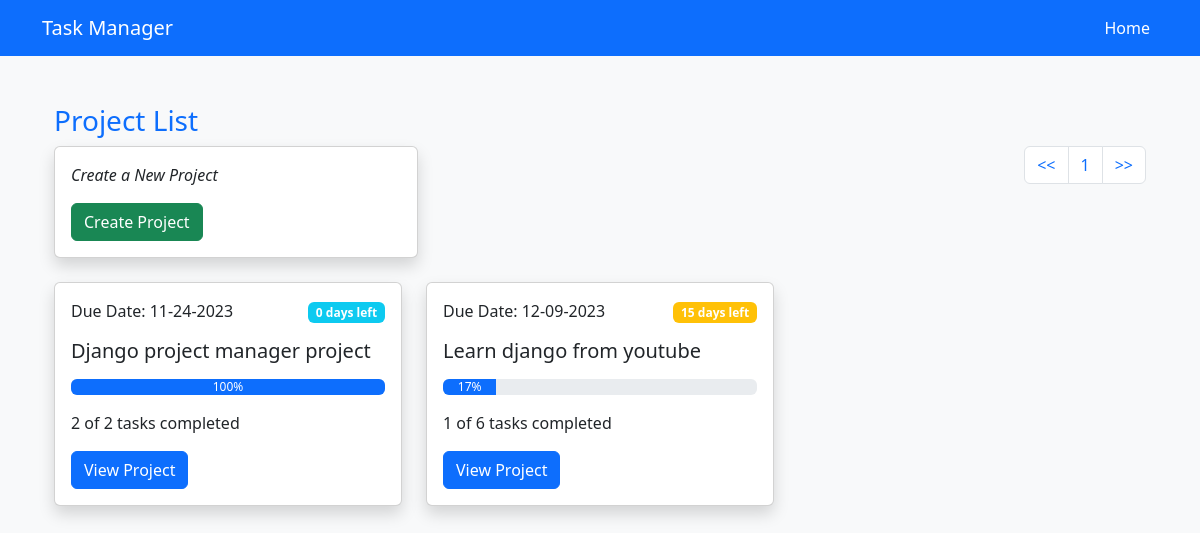
The page /projects/?page=2 on the database as committed earlier.
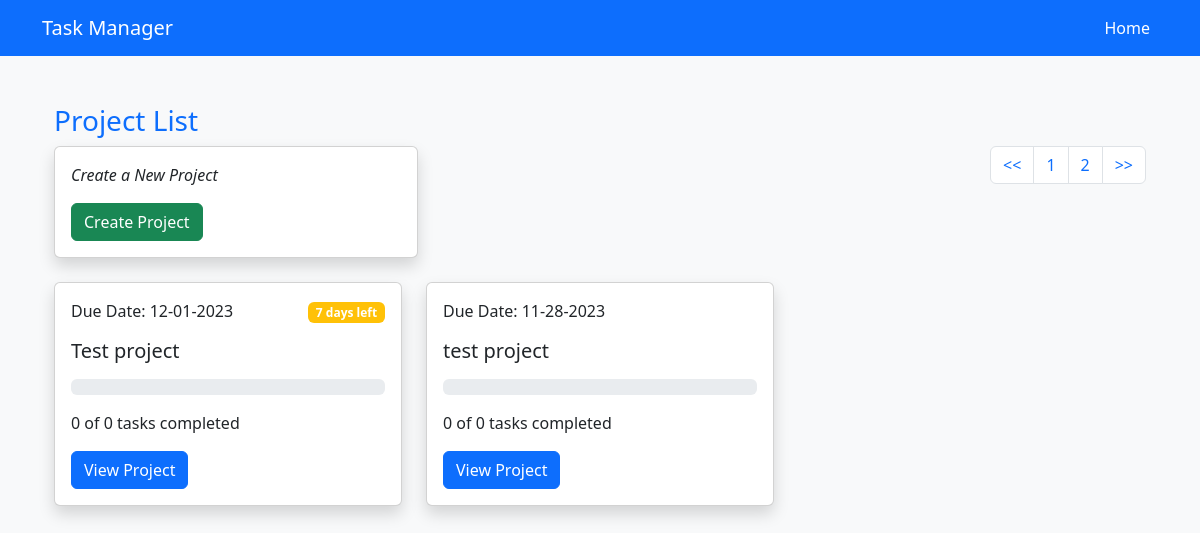
The same page on the database as committed later.
### task_list/models.py (models this page shows, shortened)
class Project(models.Model):
    title = models.CharField(max_length=255)
    description = models.TextField(blank=True)
    created_at = models.DateTimeField(auto_now_add=True)
    due_date = models.DateField(null=True, blank=True)

### task_list/views.py (the view)
# urls.py: path('', views.project_list, name='project_list'),
def project_list(request):
    projects = Project.objects.all()
    pagination = Paginator(projects, 3)
    page = request.GET.get('page')
    projectsObj = pagination.get_page(page)
    all_projects = []
    for project in projectsObj:
        data = {}
        data['item'] = project
        data['all'] = project.tasks.all().count()
        data['complete'] = project.tasks.filter(completed=True).count()
        data['incomplete'] = project.tasks.filter(completed=False).count()
        if data['all'] > 0:
           data['percent'] = round((data['complete'] / data['all']) * 100)
        else:
           data['percent'] = 0
        data['days_left'] = (project.due_date - datetime.date.today()).days
        all_projects.append(data)
    return render(request, 'project_list.html', {'projects': all_projects, 'pages': projectsObj})

### task_list/templates/project_list.html (shortened to what this page needs)
{% extends 'base.html' %} {% load humanize %} {% block content %}
<div class="container mt-5">
  <h3 class="text-primary">Project List</h3>
  <div class="d-flex justify-content-between flex-wrap">
    <div class="col-md-4 mb-4">
      <div class="card shadow">
        <div class="card-body">
          <p class="card-text">
            <em>Create a New Project</em>
          </p>
          <a href="{% url 'project_create' %}" class="btn btn-success"
            >Create Project</a
          >
        </div>
      </div>
    </div>
    <nav aria-label="Page navigation example">
      <ul class="pagination justify-content-end ms-auto">
        <li class="page-item"><a class="page-link" href="?page=1"><<</a></li>
        {% if pages.has_previous %}
        <li class="page-item">
          <a class="page-link" href="?page={{pages.previous_page_number}}"
            >{{pages.previous_page_number}}</a
          >
        </li>
        {% endif %}
        <li class="page-item">
          <a class="page-link" href="?page={{pages.number}}"
            >{{ pages.number}}</a
          >
        </li>
        <li class="page-item">
          <a class="page-link" href="?page={{pages.num_pages}}">>></a>
        </li>
      </ul>
    </nav>
  </div>
  <div class="row">
    {% for project in projects %}
    <div class="col-md-4 mb-4">
      <div class="card shadow">
        <div class="card-body">
          <span class="d-flex justify-content-between">
            <p class="card-text">
              Due Date: {{ project.item.due_date | date:"m-d-Y" }}
            </p>
            <p>
              {% if project.percent < 100 and project.days_left < 3 %}
              <span class="badge bg-danger"
                >{{ project.days_left }} days left</span
              >
              {% elif project.percent == 100 %}
              <span class="badge bg-info"
                >{{ project.days_left }} days left</span
              >
              {% elif project.percent < 100 and project.days_left > 5 %}
              <span class="badge bg-warning"
                >{{ project.days_left }} days left</span
              >
              {% endif %}
            </p>
          </span>
          <h5 class="card-title">{{ project.item.title }}</h5>
          <div class="progress mb-3 mt-3">
            <div class="progress-bar" style="width: {{project.percent}}%">
              {{project.percent}}%
            </div>
          </div>
          <p class="card-text">
            {{ project.complete }} of {{ project.all }} tasks completed
          </p>
          <a
            href="{% url 'project_detail' project_id=project.item.id %}"
            class="btn btn-primary"
            >View Project</a
          >
        </div>
      </div>
    </div>
    {% endfor %}
  </div>
</div>
{% endblock %}

Rows that differ between the two databases and show on the page:
no longer on this page (row unchanged): Project: item.due_date "11-24-2023", days_left "0", item "Django project manager project", percent "100", complete "2", all "2"
no longer on this page (row unchanged): Project: item.due_date "12-09-2023", days_left "15", item "Learn django from youtube", percent "17", complete "1", all "6"
added Project: item.due_date "12-01-2023", days_left "7", item "Test project", complete "0", all "0"
added Project: item.due_date "11-28-2023", item "test project", complete "0", all "0"
Other text that changed with them:
{{ pages.previous_page_number }}: (not shown) → "1"
{{ pages.number }}: "1" → "2"
